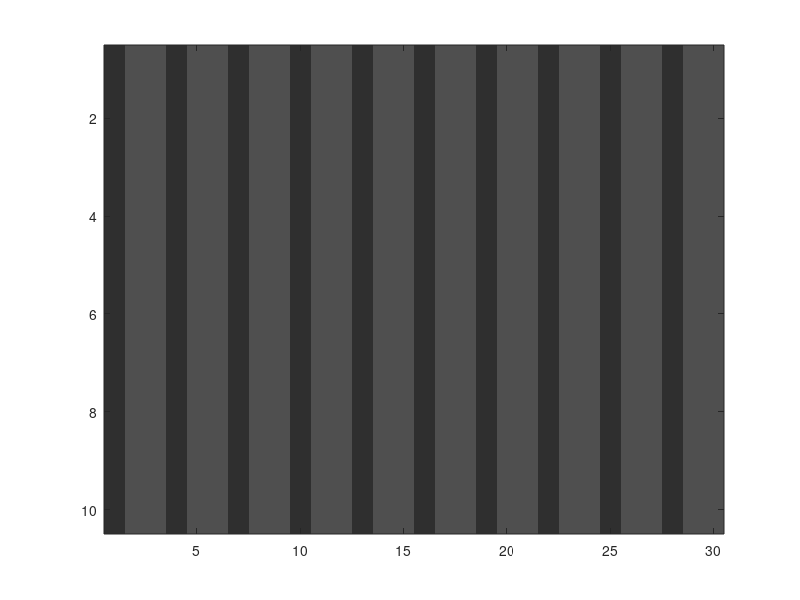

Reproduce this figure in MATLAB.
function UpdateNameColors()
clc
svm_path='C:\AUVSI\svm-files\';
[num,name] = getcolors();
name = lower(name);
num = reshape(hex2dec(num), [], 3);
newColorNames = [];
%colormap('RGB')
for i=1:length(num)
    name(i)
    
    color_rgb=num(i,:);
    color_mat=repmat(color_rgb,[10 10 3]);
     %color_rgb=reshape(color_rgb,1,1,3);
    %figure(1);cla;imagesc(color_rgb);
    figure(1);cla;imagesc(uint8(color_mat));
    newColorNames{i}=input('new name? :','s')
    num(i,:)=num(i,:)/norm(num(i,:));
end

save([svm_path 'newColorNames.mat'],'newColorNames');


end

function [hex,name] = getcolors()
css = {
    %White colors
    'FF','FF','FF', 'White'
    'FF','FA','FA', 'Snow'
    'F0','FF','F0', 'Honeydew'
    'F5','FF','FA', 'MintCream'
    'F0','FF','FF', 'Azure'
    'F0','F8','FF', 'AliceBlue'
    'F8','F8','FF', 'GhostWhite'
    'F5','F5','F5', 'WhiteSmoke'
    'FF','F5','EE', 'Seashell'
    'F5','F5','DC', 'Beige'
    'FD','F5','E6', 'OldLace'
    'FF','FA','F0', 'FloralWhite'
    'FF','FF','F0', 'Ivory'
    'FA','EB','D7', 'AntiqueWhite'
    'FA','F0','E6', 'Linen'
    'FF','F0','F5', 'LavenderBlush'
    'FF','E4','E1', 'MistyRose'
    %Grey colors'
    '80','80','80', 'Gray'
    'DC','DC','DC', 'Gainsboro'
    'D3','D3','D3', 'LightGray'
    'C0','C0','C0', 'Silver'
    'A9','A9','A9', 'DarkGray'
    '69','69','69', 'DimGray'
    '77','88','99', 'LightSlateGray'
    '70','80','90', 'SlateGray'
    '2F','4F','4F', 'DarkSlateGray'
    '00','00','00', 'Black'
    %Red colors
    'FF','00','00', 'Red'
    'FF','A0','7A', 'LightSalmon'
    'FA','80','72', 'Salmon'
    'E9','96','7A', 'DarkSalmon'
    'F0','80','80', 'LightCoral'
    'CD','5C','5C', 'IndianRed'
    'DC','14','3C', 'Crimson'
    'B2','22','22', 'FireBrick'
    '8B','00','00', 'DarkRed'
    %Pink colors
    'FF','C0','CB', 'Pink'
    'FF','B6','C1', 'LightPink'
    'FF','69','B4', 'HotPink'
    'FF','14','93', 'DeepPink'
    'DB','70','93', 'PaleVioletRed'
    'C7','15','85', 'MediumVioletRed'
    %Orange colors
    'FF','A5','00', 'Orange'
    'FF','8C','00', 'DarkOrange'
    'FF','7F','50', 'Coral'
    'FF','63','47', 'Tomato'
    'FF','45','00', 'OrangeRed'
    %Yellow colors
    'FF','FF','00', 'Yellow'
    'FF','FF','E0', 'LightYellow'
    'FF','FA','CD', 'LemonChiffon'
    'FA','FA','D2', 'LightGoldenrodYellow'
    'FF','EF','D5', 'PapayaWhip'
    'FF','E4','B5', 'Moccasin'
    'FF','DA','B9', 'PeachPuff'
    'EE','E8','AA', 'PaleGoldenrod'
    'F0','E6','8C', 'Khaki'
    'BD','B7','6B', 'DarkKhaki'
    'FF','D7','00', 'Gold'
    %Brown colors
    'A5','2A','2A', 'Brown'
    'FF','F8','DC', 'Cornsilk'
    'FF','EB','CD', 'BlanchedAlmond'
    'FF','E4','C4', 'Bisque'
    'FF','DE','AD', 'NavajoWhite'
    'F5','DE','B3', 'Wheat'
    'DE','B8','87', 'BurlyWood'
    'D2','B4','8C', 'Tan'
    'BC','8F','8F', 'RosyBrown'
    'F4','A4','60', 'SandyBrown'
    'DA','A5','20', 'Goldenrod'
    'B8','86','0B', 'DarkGoldenrod'
    'CD','85','3F', 'Peru'
    'D2','69','1E', 'Chocolate'
    '8B','45','13', 'SaddleBrown'
    'A0','52','2D', 'Sienna'
    '80','00','00', 'Maroon'
    %Green colors
    '00','80','00', 'Green'
    '98','FB','98', 'PaleGreen'
    '90','EE','90', 'LightGreen'
    '9A','CD','32', 'YellowGreen'
    'AD','FF','2F', 'GreenYellow'
    '7F','FF','00', 'Chartreuse'
    '7C','FC','00', 'LawnGreen'
    '00','FF','00', 'Lime'
    '32','CD','32', 'LimeGreen'
    '00','FA','9A', 'MediumSpringGreen'
    '00','FF','7F', 'SpringGreen'
    '66','CD','AA', 'MediumAquamarine'
    '7F','FF','D4', 'Aquamarine'
    '20','B2','AA', 'LightSeaGreen'
    '3C','B3','71', 'MediumSeaGreen'
    '2E','8B','57', 'SeaGreen'
    '8F','BC','8F', 'DarkSeaGreen'
    '22','8B','22', 'ForestGreen'
    '00','64','00', 'DarkGreen'
    '6B','8E','23', 'OliveDrab'
    '80','80','00', 'Olive'
    '55','6B','2F', 'DarkOliveGreen'
    '00','80','80', 'Teal'
    %Blue colors
    '00','00','FF', 'Blue'
    'AD','D8','E6', 'LightBlue'
    'B0','E0','E6', 'PowderBlue'
    'AF','EE','EE', 'PaleTurquoise'
    '40','E0','D0', 'Turquoise'
    '48','D1','CC', 'MediumTurquoise'
    '00','CE','D1', 'DarkTurquoise'
    'E0','FF','FF', 'LightCyan'
    '00','FF','FF', 'Cyan'
    '00','FF','FF', 'Aqua'
    '00','8B','8B', 'DarkCyan'
    '5F','9E','A0', 'CadetBlue'
    'B0','C4','DE', 'LightSteelBlue'
    '46','82','B4', 'SteelBlue'
    '87','CE','FA', 'LightSkyBlue'
    '87','CE','EB', 'SkyBlue'
    '00','BF','FF', 'DeepSkyBlue'
    '1E','90','FF', 'DodgerBlue'
    '64','95','ED', 'CornflowerBlue'
    '41','69','E1', 'RoyalBlue'
    '00','00','CD', 'MediumBlue'
    '00','00','8B', 'DarkBlue'
    '00','00','80', 'Navy'
    '19','19','70', 'MidnightBlue'
    %Purple colors
    '80','00','80', 'Purple'
    'E6','E6','FA', 'Lavender'
    'D8','BF','D8', 'Thistle'
    'DD','A0','DD', 'Plum'
    'EE','82','EE', 'Violet'
    'DA','70','D6', 'Orchid'
    'FF','00','FF', 'Fuchsia'
    'FF','00','FF', 'Magenta'
    'BA','55','D3', 'MediumOrchid'
    '93','70','DB', 'MediumPurple'
    '99','66','CC', 'Amethyst'
    '8A','2B','E2', 'BlueViolet'
    '94','00','D3', 'DarkViolet'
    '99','32','CC', 'DarkOrchid'
    '8B','00','8B', 'DarkMagenta'
    '6A','5A','CD', 'SlateBlue'
    '48','3D','8B', 'DarkSlateBlue'
    '7B','68','EE', 'MediumSlateBlue'
    '4B','00','82', 'Indigo'
    %Gray repeated with spelling grey
    '80','80','80', 'Grey'
    'D3','D3','D3', 'LightGrey'
    'A9','A9','A9', 'DarkGrey'
    '69','69','69', 'DimGrey'
    '77','88','99', 'LightSlateGrey'
    '70','80','90', 'SlateGrey'
    '2F','4F','4F', 'DarkSlateGrey'
    };
hex = css(:,1:3);
name = css(:,4);
end